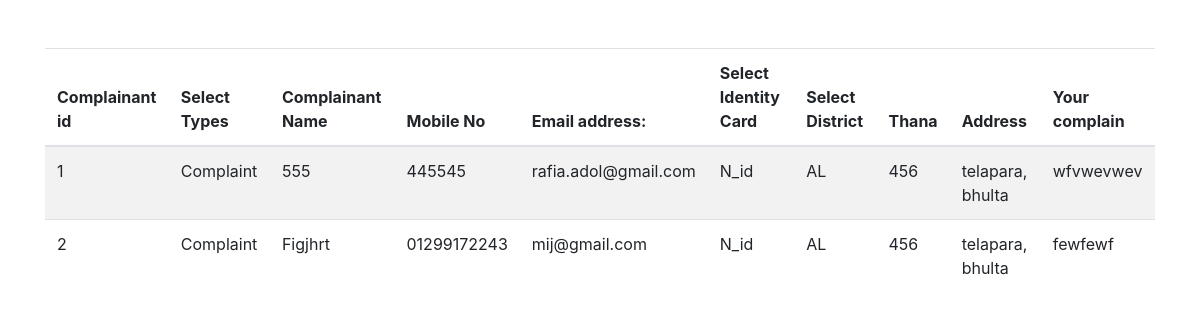
/policeOfficer/ShowCrimes/ (signed in), run on the app's committed database.
### Administrator/models.py (models this page shows)
class policeComplain(models.Model):
    Complain_type = models.CharField(max_length=55)
    Complainant_name = models.CharField(max_length=55)
    Mobile_Number = models.CharField(max_length=55)
    National_id = models.CharField(max_length=55)
    District = models.CharField(max_length=55)
    Thana = models.CharField(max_length=55)
    Address = models.CharField(max_length=55)
    Complain_description = models.CharField(max_length=55)
    Email = models.EmailField(max_length=50, blank=False, unique=True)

### policeOfficer/views.py (the view)
# urls.py: path('ShowCrimes/', views.ShowCrimes, name='ShowCrimes'),
def ShowCrimes(request):
    po = police.objects.get(email=request.session.get('police_email'))
    obj = policeComplain.objects.filter(Thana=po.thana)
    context = {'complain': obj}
    return render(request, "policeofficer/crime.html", context)

### policeOfficer/templates/policeofficer/crime.html (shortened to what this page needs)
{% extends 'policeofficer/base.html' %}
{% block content %}
 <table class="table table-striped">
       <thead>
           <th> Complainant id</th>
           <th> Select Types</th>
           <th> Complainant Name</th>
           <th> Mobile No</th>
           <th> Email address:</th>
           <th> Select Identity Card</th>
           <th> Select District</th>
           <th> Thana</th>
           <th> Address</th>
           <th> Your complain</th>
       </thead>
        <tbody>
         {% for c in complain %}
             <tr>
            <td>{{c.id}}</td>
            <td>{{c.Complain_type}}</td>
            <td>{{c.Complainant_name}}</td>
            <td>{{c.Mobile_Number}}</td>
                 <td>{{c.Email}}</td>
            <td>{{c.National_id}}</td>
            <td>{{c.District}}</td>
            <td>{{c.Thana}}</td>
            <td>{{c.Address}}</td>
            <td>{{c.Complain_description}}</td>
             </tr>
        {% endfor %}
        </tbody>
    </table>
{% endblock content %}

### policeOfficer/templates/policeofficer/base.html (style rules this page uses)
* { box-sizing: border-box; }
body { margin: 0; font-family: Arial, Helvetica, sans-serif; }

### data on the page
policeComplain: id "1", Complain_type "Complaint", Complainant_name "555", Mobile_Number "445545", Email "rafia.adol@gmail.com", National_id "N_id", District "AL", Thana "456", Address "telapara, bhulta", Complain_description "wfvwevwev"
policeComplain: id "2", Complain_type "Complaint", Complainant_name "Figjhrt", Mobile_Number "01299172243", Email "mij@gmail.com", National_id "N_id", District "AL", Thana "456", Address "telapara, bhulta", Complain_description "fewfewf"
